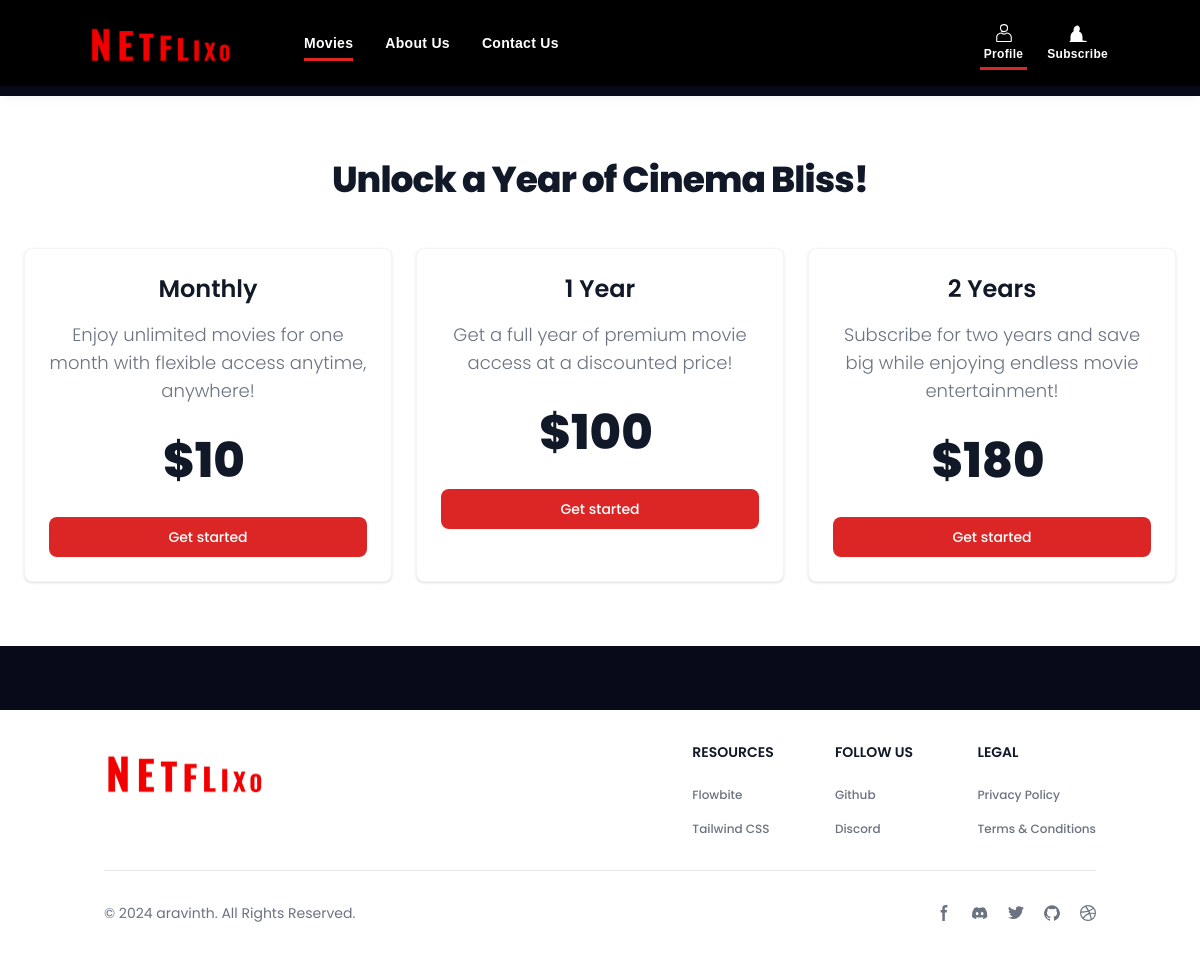
/subscription/plans/, run on the app's committed database.
### subscription/models.py (models this page shows, shortened)
class SubscriptionPlan(models.Model):
    DURATION_CHOICES = [
        ('M', 'Monthly'),
        ('Y', 'Yearly'),
        ('2Y', '2 Years'),
    ]
    name = models.CharField(max_length=100, default='Premium Plan')
    price_monthly = models.DecimalField(max_digits=6, decimal_places=2, default=10.00)
    price_yearly = models.DecimalField(max_digits=6, decimal_places=2, default=100.00)
    price_two_years = models.DecimalField(max_digits=6, decimal_places=2, default=180.00)

### subscription/views.py (the view)
# urls.py: path('plans/', subscription_plans, name='subscription_plans'),
def subscription_plans(request):
    user = request.user
    plan = SubscriptionPlan.objects.first()  # Only one plan
    return render(request, 'subscriptions/plans.html', {'plan': plan})

### accounts/context_processors.py (called while the page is built, shortened)
def profile(request):
    profile_image = None
    profile_instance = None
    if request.user.is_authenticated:
        try:
            profile_instance = Profile.objects.get(user=request.user)
            profile_image = profile_instance.avatar  # Accessing the avatar property
        except Profile.DoesNotExist:
            profile_image = None
    return {'profile': profile_instance, 'profile_image': profile_image}

def wishlist_count(request):
    wishlist_items = 0
    if request.user.is_authenticated:
        wishlist_items = Wishlist.objects.filter(user=request.user).count()
    return {'wishlist_items_count': wishlist_items}

def download_count(request):
    download_items = 0
    if request.user.is_authenticated:
        download_items = Download.objects.filter(user=request.user).count()
    return {'download_items_count': download_items}

def watch_movie_count(request):
    watch_movie_items = 0
    return {'watch_movie_items_count': watch_movie_items}

def is_subsciption(request):
    return {'is_subscribed': False}

### subscription/templates/subscriptions/plans.html
{% extends 'base.html' %}
{% load static %}
{% block content %}
<section class="bg-white dark:bg-gray-900 mt-24">
    <div class="py-8 px-4 mx-auto max-w-screen-xl lg:py-16 lg:px-6">
        <div class="mx-auto max-w-screen-md text-center mb-8 lg:mb-12">
            <h2 class="mb-4 text-4xl tracking-tight font-extrabold text-gray-900 dark:text-white">Unlock a Year of Cinema Bliss!</h2>
        </div>
        <div class="space-y-8 lg:grid lg:grid-cols-3 sm:gap-6 xl:gap-10 lg:space-y-0">
            <div class="flex flex-col p-6 mx-auto max-w-lg text-center text-gray-900 bg-white rounded-lg border border-gray-100 shadow dark:border-gray-600 xl:p-8 dark:bg-gray-800 dark:text-white">
                <h3 class="mb-4 text-2xl font-semibold">Monthly</h3>
                <p class="font-light text-gray-500 sm:text-lg dark:text-gray-400">Enjoy unlimited movies for one month with flexible access anytime, anywhere!</p>
                <div class="flex justify-center items-baseline my-8">
                    <span class="mr-2 text-5xl font-extrabold">${{plan.price_monthly|floatformat:0}}</span>
                </div>
                <a href="{% url 'subscribe' 'M' %}" class="text-white bg-red-600 hover:bg-red-700 focus:ring-4 focus:ring-primary-200 font-medium rounded-lg text-sm px-5 py-2.5 text-center dark:text-white  dark:focus:ring-primary-900">Get started</a>
            </div>
            <div class="flex flex-col p-6 mx-auto max-w-lg text-center text-gray-900 bg-white rounded-lg border border-gray-100 shadow dark:border-gray-600 xl:p-8 dark:bg-gray-800 dark:text-white">
                <h3 class="mb-4 text-2xl font-semibold">1 Year</h3>
                <p class="font-light text-gray-500 sm:text-lg dark:text-gray-400">Get a full year of premium movie access at a discounted price!</p>
                <div class="flex justify-center items-baseline my-8">
                    <span class="mr-2 text-5xl font-extrabold">${{ plan.price_yearly|floatformat:0 }}</span>
                </div>
                <a href="{% url 'subscribe' 'Y' %}" class="text-white bg-red-600 hover:bg-red-700 focus:ring-4 focus:ring-primary-200 font-medium rounded-lg text-sm px-5 py-2.5 text-center dark:text-white  dark:focus:ring-primary-900">Get started</a>
            </div>
            <div class="flex flex-col p-6 mx-auto max-w-lg text-center text-gray-900 bg-white rounded-lg border border-gray-100 shadow dark:border-gray-600 xl:p-8 dark:bg-gray-800 dark:text-white">
                <h3 class="mb-4 text-2xl font-semibold">2 Years</h3>
                <p class="font-light text-gray-500 sm:text-lg dark:text-gray-400">Subscribe for two years and save big while enjoying endless movie entertainment!</p>
                <div class="flex justify-center items-baseline my-8">
                    <span class="mr-2 text-5xl font-extrabold">${{ plan.price_two_years|floatformat:0 }}</span>
                </div>
                <a href="{% url 'subscribe' '2Y' %}" class="text-white bg-red-600 hover:bg-red-700 focus:ring-4 focus:ring-primary-200 font-medium rounded-lg text-sm px-5 py-2.5 text-center dark:text-white  dark:focus:ring-primary-900">Get started</a>
            </div>
        </div>
    </div>
  </section>
  {% endblock %}

### static/css/style.css (style rules this page uses)
.body { background-color: #080A1A; }

### static/css/hero_section.css (style rules this page uses)
body { margin: 0; background-color: #000; color: #eee; font-family: Poppins; font-size: 12px; }

### data on the page
SubscriptionPlan: price_monthly "10", price_yearly "100", price_two_years "180"
